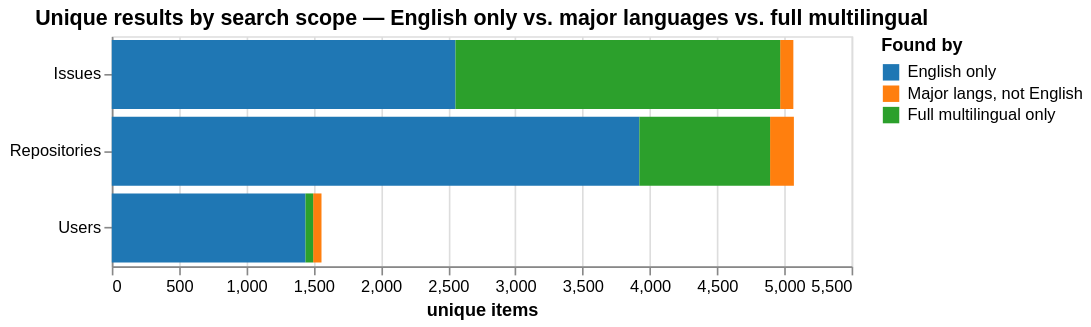

The code cell stored with this chart in its notebook:
### Code cell
# Stacked bar: English-only / major-only / multilingual-only split per result type
stacked_rows = []
for label, raw_df in [("Repositories", repos_raw), ("Issues", issues_raw), ("Users", users_raw)]:
    norm      = raw_df["search_term"].str.lower().str.strip()
    en_ids    = set(raw_df[norm.isin(en_terms)]["id"].dropna())
    major_ids = set(raw_df[norm.isin(major_terms)]["id"].dropna())
    all_ids   = set(raw_df["id"].dropna())
    stacked_rows += [
        {"type": label, "segment": "English only",            "n": len(en_ids)},
        {"type": label, "segment": "Major langs, not English", "n": len(major_ids - en_ids)},
        {"type": label, "segment": "Full multilingual only",   "n": len(all_ids - major_ids)},
    ]

seg_order = ["English only", "Major langs, not English", "Full multilingual only"]
stacked_df = pd.DataFrame(stacked_rows)

bar = alt.Chart(stacked_df).mark_bar().encode(
    y=alt.Y("type:N", title=None),
    x=alt.X("n:Q", title="unique items"),
    color=alt.Color("segment:N", sort=seg_order,
                    scale=alt.Scale(range=["#1f77b4", "#ff7f0e", "#2ca02c"]),
                    title="Found by"),
    order=alt.Order("segment:N", sort="ascending"),
    tooltip=["type:N", "segment:N", "n:Q"],
).properties(width=450, height=140,
             title="Unique results by search scope — English only vs. major languages vs. full multilingual")
display(bar)

# Pct labels
for _, row in stacked_df.iterrows():
    total = stacked_df[stacked_df["type"] == row["type"]]["n"].sum()
    print(f"  {row['type']:15s} {row['segment']:35s}: {row['n']:5d} ({row['n']/total*100:.1f}%)")

### Figure 1 — Vega specification as saved in the notebook (floating-point values rounded to 4 significant figures)
{"$schema": "https://vega.github.io/schema/vega/v6.json", "data": [{"name": "source_0"}, {"name": "data_0", "values": [{"n": 3922, "n_end": 3922.0, "n_start": 0.0, "segment": "English only", "type": "Repositories"}, {"n": 177, "n_end": 5071.0, "n_start": 4894.0, "segment": "Major langs, not English", "type": "Repositories"}, {"n": 972, "n_end": 4894.0, "n_start": 3922.0, "segment": "Full multilingual only", "type": "Repositories"}, {"n": 2555, "n_end": 2555.0, "n_start": 0.0, "segment": "English only", "type": "Issues"}, {"n": 98, "n_end": 5067.0, "n_start": 4969.0, "segment": "Major langs, not English", "type": "Issues"}, {"n": 2414, "n_end": 4969.0, "n_start": 2555.0, "segment": "Full multilingual only", "type": "Issues"}, {"n": 1440, "n_end": 1440.0, "n_start": 0.0, "segment": "English only", "type": "Users"}, {"n": 62, "n_end": 1559.0, "n_start": 1497.0, "segment": "Major langs, not English", "type": "Users"}, {"n": 57, "n_end": 1497.0, "n_start": 1440.0, "segment": "Full multilingual only", "type": "Users"}]}, {"name": "data_0_y_domain_type", "values": [{"type": "Repositories"}, {"type": "Issues"}, {"type": "Users"}]}, {"name": "source_0_color_domain_segment", "values": [{"segment": "English only", "sort_field": 0.0}, {"segment": "Major langs, not English", "sort_field": 1.0}, {"segment": "Full multilingual only", "sort_field": 2.0}]}], "marks": [{"type": "rect", "name": "marks", "from": {"data": "data_0"}, "encode": {"update": {"x": {"field": "n_end", "scale": "x"}, "tooltip": {"signal": "{\"type\": isValid(datum[\"type\"]) ? datum[\"type\"] : \"\"+datum[\"type\"], \"segment\": isValid(datum[\"segment\"]) ? datum[\"segment\"] : \"\"+datum[\"segment\"], \"n\": format(datum[\"n\"], \"\")}"}, "y": {"field": "type", "scale": "y"}, "height": {"signal": "max(0.25, bandwidth('y'))"}, "fill": {"field": "segment", "scale": "color"}, "x2": {"field": "n_start", "scale": "x"}}}, "style": ["bar"]}], "scales": [{"name": "x", "type": "linear", "domain": {"data": "data_0", "fields": ["n_start", "n_end"]}, "range": [0, {"signal": "width"}], "nice": true, "zero": true}, {"name": "y", "type": "band", "domain": {"data": "data_0_y_domain_type", "field": "type", "sort": true}, "range": [0, {"signal": "height"}], "paddingOuter": 0.05, "paddingInner": 0.1}, {"name": "color", "type": "ordinal", "domain": {"data": "source_0_color_domain_segment", "field": "segment", "sort": {"op": "max", "field": "sort_field"}}, "range": ["#1f77b4", "#ff7f0e", "#2ca02c"]}], "axes": [{"scale": "x", "grid": true, "orient": "bottom", "tickCount": {"signal": "ceil(width/40)"}, "domain": false, "ticks": false, "zindex": 0, "gridScale": "y", "maxExtent": 0, "labels": false, "aria": false, "minExtent": 0}, {"scale": "x", "tickCount": {"signal": "ceil(width/40)"}, "title": "unique items", "orient": "bottom", "grid": false, "labelFlush": true, "labelOverlap": true, "zindex": 0}, {"scale": "y", "orient": "left", "zindex": 0, "grid": false}], "title": {"text": "Unique results by search scope — English only vs. major languages vs. full multilingual", "frame": "group"}, "legends": [{"title": "Found by", "fill": "color", "symbolType": "square"}], "padding": 5, "height": 140, "background": "white", "style": "cell", "width": 450}
